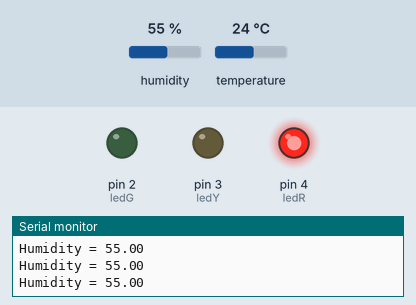
Bench run of a sketch on a simulated Arduino Uno, built with avr-gcc and run on an emulated ATmega328P. Parts: output pins drawn as LEDs (lit = HIGH), the last lines printed to the serial monitor. Inputs (shaded band) come from the test bench; at power-on: humidity 55 %, temperature 24 °C.

Above: at 1.3 s.
1.4 s: humidity set to 42 %
2.9 s: humidity set to 39 %
At 4.3 s:
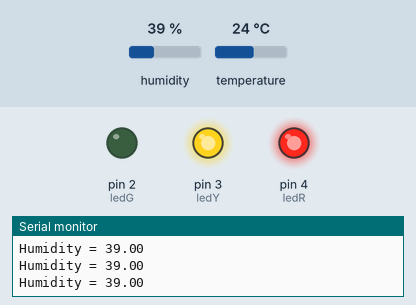
4.6 s: humidity set to 32 %
6.1 s: humidity set to 29 %
At 7.1 s:
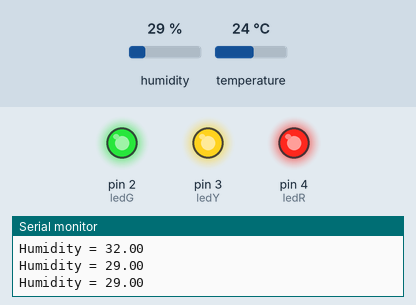
Timing chart, 0 to 8.8 s (numbered marks = the images above; inputs shaded):
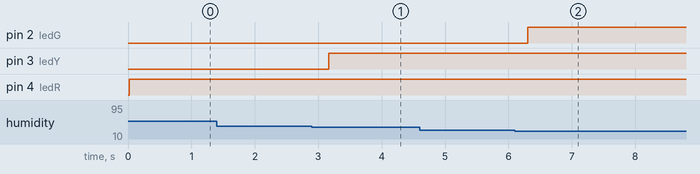

The sketch:

humidity_sensor.ino
```cpp
#include <dht.h>

dht DHT;

const int DHT11_PIN = 7;
int ledG = 2;
int ledY = 3;
int ledR = 4;

void setup(){
  Serial.begin(9600);
  pinMode (ledG, OUTPUT);
  pinMode (ledY, OUTPUT);
  pinMode (ledR, OUTPUT);
}

void loop(){
  int chk = DHT.read11(DHT11_PIN);
  if (DHT.humidity <= 30)
  {
    digitalWrite(ledG, HIGH);
  }
  else if (DHT.humidity > 30 && DHT.humidity <= 40)
  {
    digitalWrite(ledY, HIGH);
  }
  else if (DHT.humidity > 40)
  {
    digitalWrite(ledR, HIGH);
  }
  Serial.print("Humidity = ");
  Serial.println(DHT.humidity);
  delay(500);
}
```

Measured:
- the behaviour switches between 41 and 40 % on humidity (found by bisection; images 0 and 1)
- the behaviour switches between 31 and 30 % on humidity (found by bisection; images 1 and 2)
- after the input at 2.9 s, pin 3 (ledY): LOW → HIGH after 0.27 s
- after the input at 6.1 s, pin 2 (ledG): LOW → HIGH after 0.21 s
